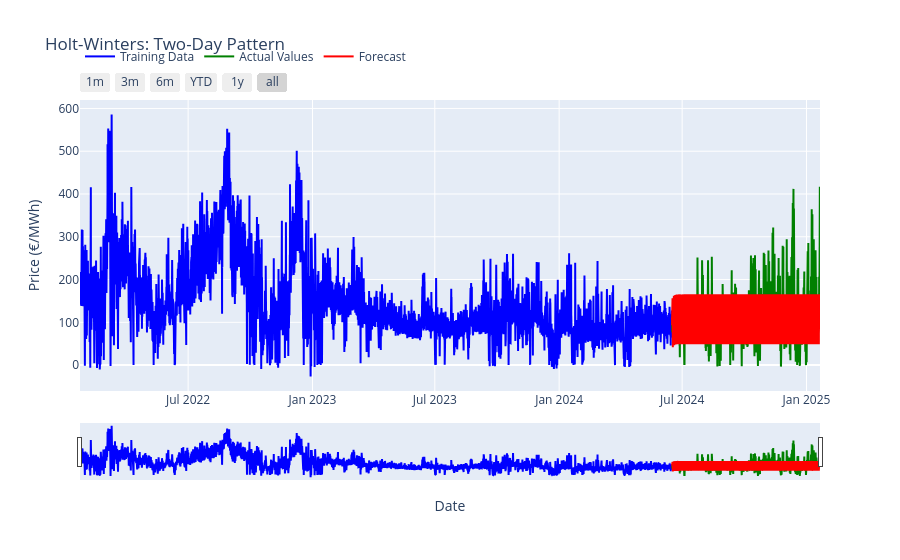

This figure's notebook cell:
### Markdown cell above
### plotting 

to teammates: the code is written so that ideally you shouldnt have to touch this box

### Code cell
if best_model_info:
    # Extract data for plotting
    best_preds = best_model_info["predictions"]
    model_name = best_model_info["name"]
    
    # Create plot
    fig = go.Figure()
    
    # add all training data
    fig.add_trace(go.Scatter(
        x=train.index, 
        y=train['ISEM DA Price'],
        name='Training Data',
        line=dict(color='blue')
    ))
    
    # add all test data (actual values)
    fig.add_trace(go.Scatter(
        x=test.index, 
        y=test['ISEM DA Price'],
        name='Actual Values',
        line=dict(color='green')
    ))
    
    # add all forecasts
    fig.add_trace(go.Scatter(
        x=test.index, 
        y=best_preds,
        name='Forecast',
        line=dict(color='red')
    ))
    
    # layout
    fig.update_layout(
        title=f'Holt-Winters: {model_name}',
        xaxis_title='Date',
        yaxis_title='Price (€/MWh)',
        hovermode='x unified',
        legend=dict(orientation="h", y=1.1)
    )
    
    # range selector. NOTE: ITS GONNA LOOK BAD WHEN YOU LOAD AT FIRST BECAUSE ITS A BIG DATASET. 
    # I solved that problem by adding selectors to make it look better and easier to navigate 
    # or use the slider at the bottom. 
    fig.update_xaxes(
        rangeslider_visible=True,
        rangeselector=dict(
            buttons=list([
                dict(count=1, label="1m", step="month", stepmode="backward"),
                dict(count=3, label="3m", step="month", stepmode="backward"),
                dict(count=6, label="6m", step="month", stepmode="backward"),
                dict(count=1, label="YTD", step="year", stepmode="todate"),
                dict(count=1, label="1y", step="year", stepmode="backward"),
                dict(step="all")
            ])
        )
    )
    
    # Show plot
    fig.show()

### Figure 1 — Plotly figure (JSON) as saved in the notebook; plotly's stock layout.template omitted (floating-point values rounded to 4 significant figures; data arrays with more than 128 entries replaced by an {"elided": "..."} marker saying what was removed)
{"data": [{"line": {"color": "blue"}, "name": "Training Data", "type": "scatter", "x": {"elided": "42048 str values"}, "y": {"elided": "42048 float values"}}, {"line": {"color": "green"}, "name": "Actual Values", "type": "scatter", "x": {"elided": "10512 str values"}, "y": {"elided": "10512 float values"}}, {"line": {"color": "red"}, "name": "Forecast", "type": "scatter", "x": {"elided": "10512 str values"}, "y": {"elided": "10512 float values"}}], "layout": {"hovermode": "x unified", "legend": {"orientation": "h", "y": 1.1}, "title": {"text": "Holt-Winters: Two-Day Pattern"}, "xaxis": {"rangeselector": {"buttons": [{"count": 1, "label": "1m", "step": "month", "stepmode": "backward"}, {"count": 3, "label": "3m", "step": "month", "stepmode": "backward"}, {"count": 6, "label": "6m", "step": "month", "stepmode": "backward"}, {"count": 1, "label": "YTD", "step": "year", "stepmode": "todate"}, {"count": 1, "label": "1y", "step": "year", "stepmode": "backward"}, {"step": "all"}]}, "rangeslider": {"visible": true}, "title": {"text": "Date"}}, "yaxis": {"title": {"text": "Price (€/MWh)"}}}}
